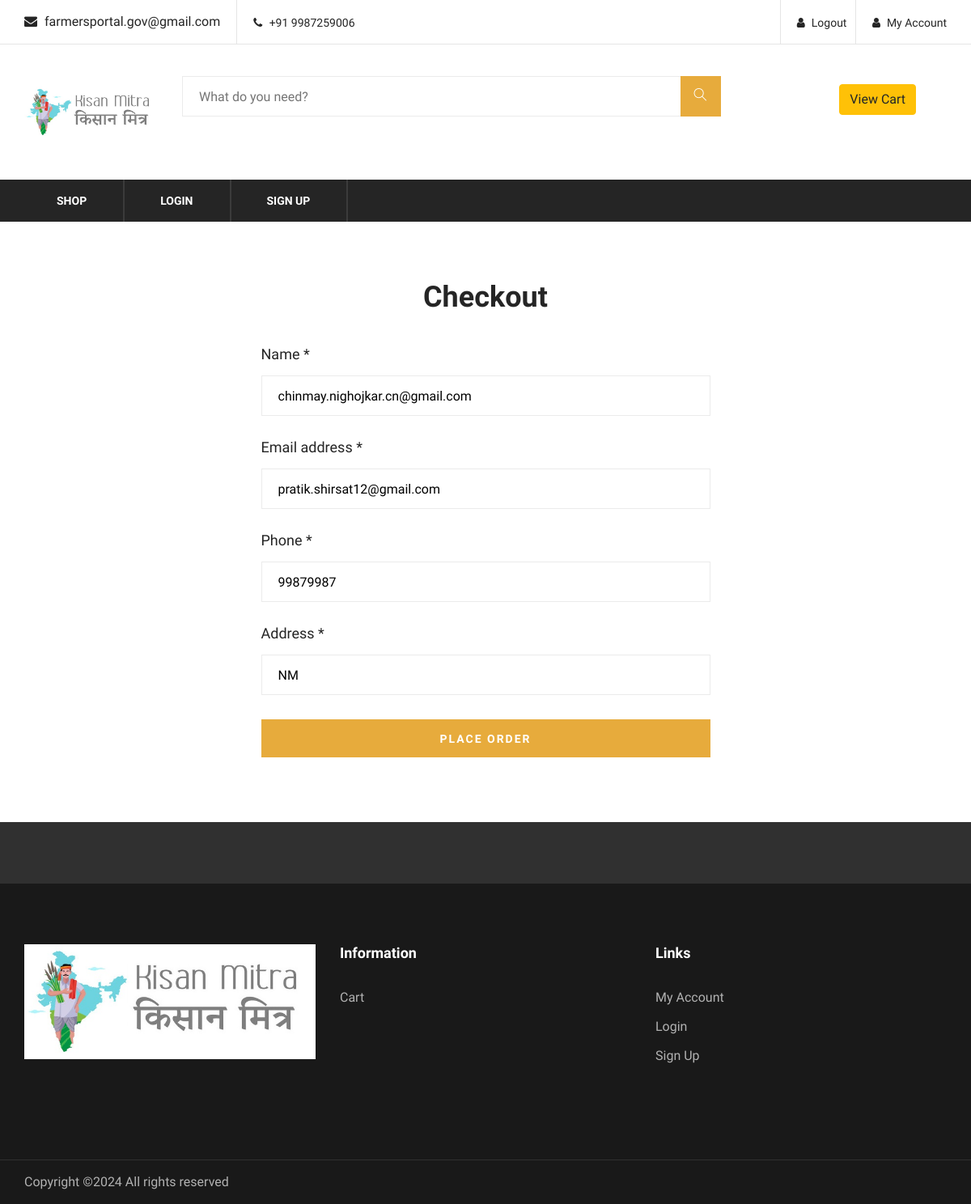
Page /main/checkout.php (signed in) on the committed database.
### tables this page shows
CREATE TABLE `user` (
  `id` int(11) NOT NULL,
  `email` text NOT NULL,
  `pass` text NOT NULL,
  `address` text NOT NULL,
  `name` text NOT NULL,
  `phone` text NOT NULL
);

### main/checkout.php (the view, shortened to what this page needs)
<?php
include_once "head.php";
if(checkLogin()){
    $id = $_SESSION["id"];
    $sql = "SELECT * FROM user WHERE id = $id";
    $result = mysqli_query($conn, $sql);
    if (mysqli_num_rows($result) > 0) {
        while ($row = mysqli_fetch_assoc($result)) {
            $name = $row["name"];
            $email = $row["email"];
            $address = $row["address"];
            $phone = $row["phone"];
        }
    }
}
?>
    <div class="register-Login-section spad">
        <div class="container">
            <div class="row">
                <div class="col-lg-6 offset-lg-3">
                    <div class="Login-form">
                        <h2>Checkout</h2>
                        <form action="<?php secureSelf(); ?>" method="post">
                            <div class="group-input">
                                <label for="username">Name *</label>
                                <input type="text" id="name" name="name" value="<?php echo $name; ?>">
                            </div>
                            <div class="group-input">
                                <label for="username">Email address *</label>
                                <input type="text" id="email" name="email" value="<?php echo $email; ?>">
                            </div>
                            <div class="group-input">
                                <label for="username">Phone *</label>
                                <input type="text" id="phone" name="phone" value="<?php echo $phone; ?>">
                            </div>
                            <div class="group-input">
                                <label for="address">Address *</label>
                                <input type="text" id="address" name="address" value="<?php echo $address; ?>">
                            </div>
                            <button type="submit" class="site-btn register-btn" name="placeorder">PLACE ORDER</button>
                        </form>
                    </div>
                </div>
            </div>
        </div>
    </div>
<?php include_once "foot.php"; ?>

### rows in the picture
user: name "chinmay.nighojkar.cn@gmail.com", email "pratik.shirsat12@gmail.com", phone "99879987", address "NM"
